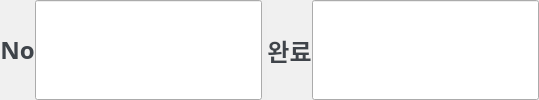
                       <widget class="QFrame" name="plc_cnc_data_frame5">
                        <property name="minimumSize">
                         <size>
                          <width>0</width>
                          <height>50</height>
                         </size>
                        </property>
                        <property name="frameShape">
                         <enum>QFrame::NoFrame</enum>
                        </property>
                        <property name="frameShadow">
                         <enum>QFrame::Raised</enum>
                        </property>
                        <layout class="QHBoxLayout" name="horizontalLayout_44">
                         <property name="spacing">
                          <number>5</number>
                         </property>
                         <property name="leftMargin">
                          <number>0</number>
                         </property>
                         <property name="topMargin">
                          <number>0</number>
                         </property>
                         <property name="rightMargin">
                          <number>0</number>
                         </property>
                         <property name="bottomMargin">
                          <number>0</number>
                         </property>
                         <item>
                          <widget class="QFrame" name="plc_no_frame">
                           <property name="frameShape">
                            <enum>QFrame::NoFrame</enum>
                           </property>
                           <property name="frameShadow">
                            <enum>QFrame::Raised</enum>
                           </property>
                           <layout class="QHBoxLayout" name="horizontalLayout_53">
                            <property name="spacing">
                             <number>0</number>
                            </property>
                            <property name="leftMargin">
                             <number>0</number>
                            </property>
                            <property name="topMargin">
                             <number>0</number>
                            </property>
                            <property name="rightMargin">
                             <number>0</number>
                            </property>
                            <property name="bottomMargin">
                             <number>0</number>
                            </property>
                            <item>
                             <widget class="QLabel" name="plc_no_label">
                              <property name="maximumSize">
                               <size>
                                <width>121</width>
                                <height>16777215</height>
                               </size>
                              </property>
                              <property name="font">
                               <font>
                                <family>맑은 고딕</family>
                                <pointsize>18</pointsize>
                                <weight>75</weight>
                                <italic>false</italic>
                                <bold>true</bold>
                               </font>
                              </property>
                              <property name="styleSheet">
                               <string notr="true">
color: #3F444A;
background: #F0F0F0;</string>
                              </property>
                              <property name="text">
                               <string>No</string>
                              </property>
                              <property name="alignment">
                               <set>Qt::AlignCenter</set>
                              </property>
                             </widget>
                            </item>
                            <item>
                             <widget class="QLineEdit" name="plc_no_input">
                              <property name="sizePolicy">
                               <sizepolicy hsizetype="Preferred" vsizetype="Preferred">
                                <horstretch>0</horstretch>
                                <verstretch>0</verstretch>
                               </sizepolicy>
                              </property>
                              <property name="minimumSize">
                               <size>
                                <width>0</width>
                                <height>0</height>
                               </size>
                              </property>
                              <property name="maximumSize">
                               <size>
                                <width>16777215</width>
                                <height>16777215</height>
                               </size>
                              </property>
                              <property name="font">
                               <font>
                                <family>맑은 고딕</family>
                                <pointsize>18</pointsize>
                               </font>
                              </property>
                              <property name="text">
                               <string/>
                              </property>
                             </widget>
                            </item>
                           </layout>
                          </widget>
                         </item>
                         <item>
                          <widget class="QFrame" name="plc_comp_frame">
                           <property name="frameShape">
                            <enum>QFrame::NoFrame</enum>
                           </property>
                           <property name="frameShadow">
                            <enum>QFrame::Raised</enum>
                           </property>
                           <layout class="QHBoxLayout" name="horizontalLayout_43">
                            <property name="spacing">
                             <number>0</number>
                            </property>
                            <property name="leftMargin">
                             <number>0</number>
                            </property>
                            <property name="topMargin">
                             <number>0</number>
                            </property>
                            <property name="rightMargin">
                             <number>0</number>
                            </property>
                            <property name="bottomMargin">
                             <number>0</number>
                            </property>
                            <item>
                             <widget class="QLabel" name="plc_comp_label">
                              <property name="maximumSize">
                               <size>
                                <width>121</width>
                                <height>16777215</height>
                               </size>
                              </property>
                              <property name="font">
                               <font>
                                <family>맑은 고딕</family>
                                <pointsize>18</pointsize>
                                <weight>75</weight>
                                <italic>false</italic>
                                <bold>true</bold>
                               </font>
                              </property>
                              <property name="styleSheet">
                               <string notr="true">
color: #3F444A;
background: #F0F0F0;</string>
                              </property>
                              <property name="text">
                               <string>완료</string>
                              </property>
                              <property name="alignment">
                               <set>Qt::AlignCenter</set>
                              </property>
                             </widget>
                            </item>
                            <item>
                             <widget class="QLineEdit" name="plc_comp_input">
                              <property name="sizePolicy">
                               <sizepolicy hsizetype="Preferred" vsizetype="Preferred">
                                <horstretch>0</horstretch>
                                <verstretch>0</verstretch>
                               </sizepolicy>
                              </property>
                              <property name="minimumSize">
                               <size>
                                <width>0</width>
                                <height>0</height>
                               </size>
                              </property>
                              <property name="maximumSize">
                               <size>
                                <width>16777215</width>
                                <height>16777215</height>
                               </size>
                              </property>
                              <property name="font">
                               <font>
                                <family>맑은 고딕</family>
                                <pointsize>18</pointsize>
                               </font>
                              </property>
                              <property name="text">
                               <string/>
                              </property>
                             </widget>
                            </item>
                           </layout>
                          </widget>
                         </item>
                        </layout>
                       </widget>
